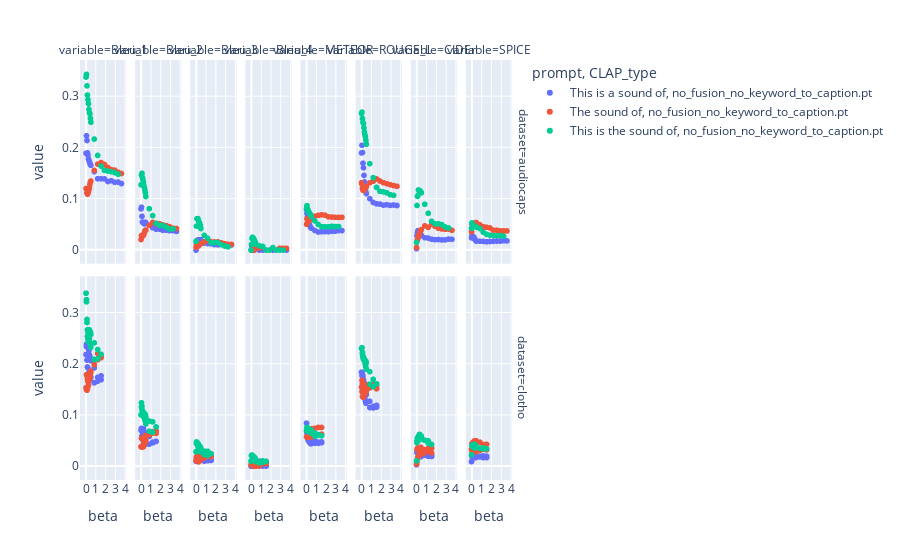

Notebook code cell kept with this figure:
### Code cell
fig = px.scatter(data_long, x="beta", y="value", facet_col='variable', color='prompt', facet_row='dataset', symbol="CLAP_type")
fig.show()
